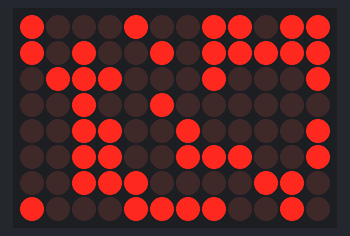
A sketch run on a simulated Arduino Uno R4 WiFi. On the bench: 12×8 LED matrix. Random numbers use the default seed unless the sketch sets one; what the sketch prints to the serial monitor is not drawn.

Above: at 1.3 s.
At 3.5 s:
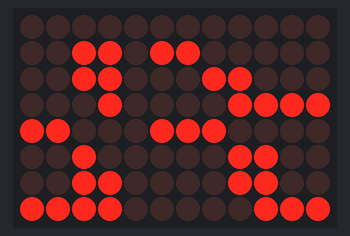
At 5.9 s:
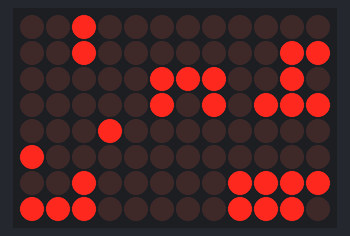
At 10.7 s:
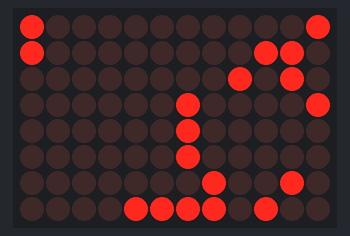
At 20.3 s:
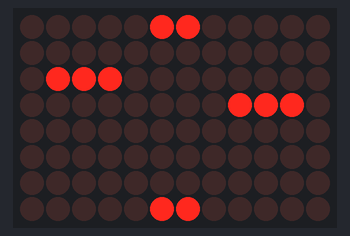
At 39.7 s:
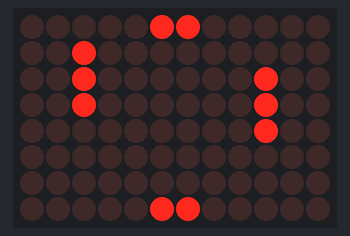

The sketch:

GameOfLife.ino
```cpp
#include "Arduino_LED_Matrix.h"

#define ROWS 8
#define COLS 12

uint8_t current_grid[ROWS][COLS] = { 0 };

uint8_t next_grid[ROWS][COLS] = { 0 };

uint8_t (*current)[COLS] = current_grid;
uint8_t (*next)[COLS] = next_grid;

ArduinoLEDMatrix matrix;

void setup() {
  Serial.begin(9600);
  delay(1000);

  for (int x = 0; x < COLS; x++) {
    for (int y = 0; y < ROWS; y++) {
      if (random(0, 100) < 30) {
        current_grid[y][x] = 1;
      }
    }
  }

  Serial.println("Conway's game of life on Arduino LED Matrix");
  matrix.begin();
}

void loop() {
  delay(200);

  for (int x = 0; x < COLS; x++) {
    for (int y = 0; y < ROWS; y++) {
      int alive = 0;

      int left_x = x ? x - 1 : COLS - 1;
      int right_x = (x != COLS - 1) ? x + 1 : 0;
      int top_y = y ? y - 1 : ROWS - 1;
      int bottom_y = (y != ROWS - 1) ? y + 1 : 0;

      if (current[y][left_x] == 1)
        alive++;
      if (current[top_y][left_x] == 1)
        alive++;
      if (current[top_y][x] == 1)
        alive++;
      if (current[top_y][right_x] == 1)
        alive++;
      if (current[y][right_x] == 1)
        alive++;
      if (current[bottom_y][right_x] == 1)
        alive++;
      if (current[bottom_y][x] == 1)
        alive++;
      if (current[bottom_y][left_x] == 1)
        alive++;

      if (current[y][x] == 1) {
        if (alive < 2 || alive > 3)
          next[y][x] = 0;
        else
          next[y][x] = 1;
      } else {
        if (alive == 3)
          next[y][x] = 1;
        else
          next[y][x] = 0;
      }
    }
  }

  uint8_t(*tmp)[COLS] = current;
  current = next;
  next = tmp;

  display_grid();
}

void display_grid(void) {
  matrix.renderBitmap(current, 8, 12);
}
```
